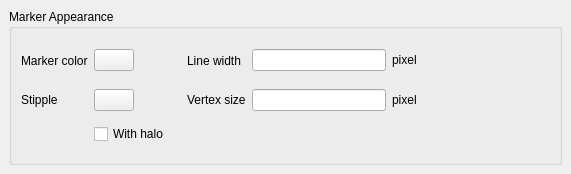
<ui version="4.0" >
 <class>MarkerBrowserConfigPage2</class>
 <widget class="QFrame" name="MarkerBrowserConfigPage2" >
  <property name="geometry" >
   <rect>
    <x>0</x>
    <y>0</y>
    <width>571</width>
    <height>174</height>
   </rect>
  </property>
  <property name="windowTitle" >
   <string>Marker Database Browser</string>
  </property>
  <layout class="QVBoxLayout" >
   <property name="margin" >
    <number>9</number>
   </property>
   <property name="spacing" >
    <number>6</number>
   </property>
   <item>
    <widget class="QGroupBox" name="groupBox_2" >
     <property name="title" >
      <string>Marker Appearance</string>
     </property>
     <layout class="QGridLayout" >
      <property name="margin" >
       <number>9</number>
      </property>
      <property name="spacing" >
       <number>6</number>
      </property>
      <item row="2" column="1" colspan="2" >
       <widget class="QCheckBox" name="halo_cb" >
        <property name="text" >
         <string>With halo</string>
        </property>
        <property name="tristate" >
         <bool>true</bool>
        </property>
       </widget>
      </item>
      <item row="1" column="4" >
       <widget class="QLineEdit" name="vs_le" />
      </item>
      <item row="0" column="4" >
       <widget class="QLineEdit" name="lw_le" />
      </item>
      <item row="1" column="5" >
       <widget class="QLabel" name="label_5" >
        <property name="text" >
         <string>pixel</string>
        </property>
       </widget>
      </item>
      <item row="0" column="6" >
       <spacer>
        <property name="orientation" >
         <enum>Qt::Horizontal</enum>
        </property>
        <property name="sizeHint" >
         <size>
          <width>71</width>
          <height>31</height>
         </size>
        </property>
       </spacer>
      </item>
      <item row="0" column="5" >
       <widget class="QLabel" name="textLabel2_2" >
        <property name="sizePolicy" >
         <sizepolicy>
          <hsizetype>0</hsizetype>
          <vsizetype>0</vsizetype>
          <horstretch>0</horstretch>
          <verstretch>0</verstretch>
         </sizepolicy>
        </property>
        <property name="text" >
         <string>pixel</string>
        </property>
       </widget>
      </item>
      <item row="0" column="3" >
       <widget class="QLabel" name="textLabel1_4" >
        <property name="text" >
         <string>Line width</string>
        </property>
       </widget>
      </item>
      <item row="0" column="2" >
       <spacer>
        <property name="orientation" >
         <enum>Qt::Horizontal</enum>
        </property>
        <property name="sizeType" >
         <enum>QSizePolicy::Fixed</enum>
        </property>
        <property name="sizeHint" >
         <size>
          <width>41</width>
          <height>31</height>
         </size>
        </property>
       </spacer>
      </item>
      <item row="1" column="3" >
       <widget class="QLabel" name="vs_lbl" >
        <property name="text" >
         <string>Vertex size</string>
        </property>
       </widget>
      </item>
      <item row="0" column="1" >
       <widget class="lay::ColorButton" name="color_pb" >
        <property name="toolTip" >
         <string>The color in which the rulers are drawn</string>
        </property>
        <property name="text" >
         <string/>
        </property>
       </widget>
      </item>
      <item row="0" column="0" >
       <widget class="QLabel" name="textLabel3_2" >
        <property name="text" >
         <string>Marker color</string>
        </property>
       </widget>
      </item>
      <item row="1" column="0" >
       <widget class="QLabel" name="label" >
        <property name="text" >
         <string>Stipple</string>
        </property>
       </widget>
      </item>
      <item row="1" column="1" >
       <widget class="lay::DitherPatternSelectionButton" name="stipple_pb" >
        <property name="text" >
         <string/>
        </property>
       </widget>
      </item>
     </layout>
    </widget>
   </item>
  </layout>
 </widget>
 <layoutdefault spacing="6" margin="11" />
 <customwidgets>
  <customwidget>
   <class>lay::DitherPatternSelectionButton</class>
   <extends>QPushButton</extends>
   <header>layWidgets.h</header>
  </customwidget>
  <customwidget>
   <class>lay::ColorButton</class>
   <extends>QPushButton</extends>
   <header>layWidgets.h</header>
  </customwidget>
 </customwidgets>
 <resources/>
 <connections/>
</ui>
